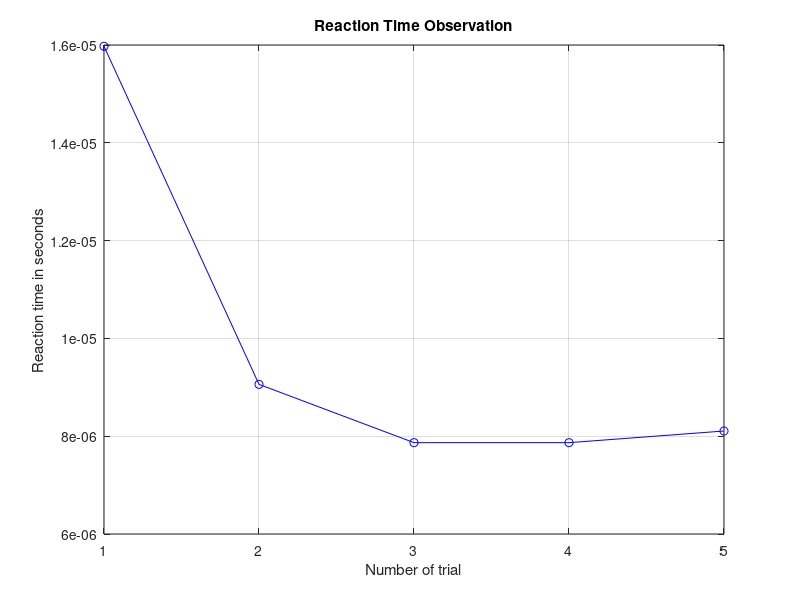

MATLAB code for this plot:
%reaction time project
% Ask user how many times they want to try the game
num_trials = input('How many times do you want to try this game?');
%initializing time period for each trial
reaction_times = zeros(1, num_trials) ;

%iterating through the trials of user
for i= 1:num_trials
    %introduces random delay before prompting user
    pause_time= randi([2,5]);
    %write data to text file
    fprintf('Get ready for trial %d...\n', i);
    %implement pause time to get user ready sing the pause function
    pause(pause_time);
    fprintf('Click on any key RIGHT NOW!');
    tic; %starts timer once user presses any key
    pause; %pauses program for user to enter input
    reaction_times(i)= toc; %stops timer at each iteration
    fprintf('Trial %d: Your reaction time was %.3f seconds\n', i, reaction_times(i)); 
end

%calculates average reaction time
avg_time = mean(reaction_times);
fprintf('Average Reaction Time: %.3f seconds\n', avg_time);

%Let's observe reaction times (5 iterations) of user
figure; %ensures plot appears in a separate window
plot(1:num_trials, reaction_times, 'b-o');
xlabel('Number of trial');
ylabel('Reaction time in seconds');

title('Reaction Time Observation');
grid on;

 